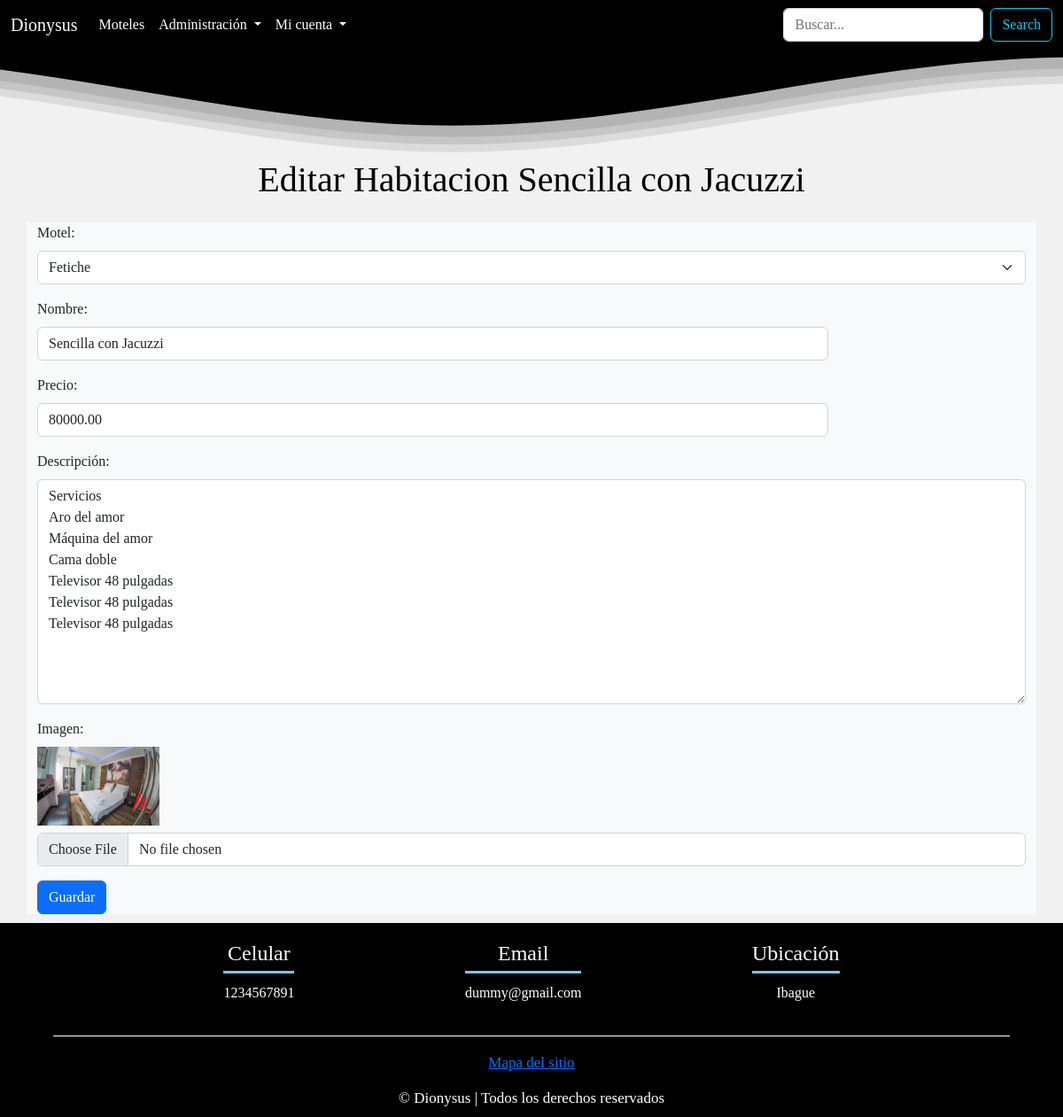
The app's page /habitacion/editar&id=13 (signed in) with its own data.
### tables this page shows
CREATE TABLE `habitacion` (
  `id` int(255) NOT NULL,
  `motel_nit` int(255) NOT NULL,
  `nombre` varchar(100) NOT NULL,
  `precio` float(100,2) NOT NULL,
  `descripcion` text DEFAULT NULL,
  `tipo_habitacion` int(11) NOT NULL,
  `image` varchar(255) DEFAULT NULL
);

CREATE TABLE `motel` (
  `id` int(255) NOT NULL,
  `documento_rpta` bigint(255) NOT NULL,
  `nit` int(255) NOT NULL,
  `nombre` varchar(100) NOT NULL,
  `direccion` varchar(255) DEFAULT NULL,
  `descripcion` text NOT NULL,
  `telefono` varchar(255) DEFAULT NULL,
  `email` varchar(255) DEFAULT NULL,
  `image` varchar(255) DEFAULT NULL
);

### config/db.php (called while the page is built)
<?php
class Database {
    public static function connect() {
        $db = new mysqli('localhost','root','','dionysus');
        $db->query("SET NAMES 'utf8'");
        return $db;
    }
}

### models/habitacion.php (called while the page is built, shortened)
<?php
class habitacion {
    private $id;
    private $db;
    public function __construct() {
        $this->db = Database::connect();
    }
    function getId() {
        return $this->id;
    }
    function setId($id): void {
        $this->id = $id;
    }
    public function getOne() {
        $habitaciones = $this->db->query("SELECT * FROM habitacion WHERE id = {$this->getId()}");
        return $habitaciones->fetch_object();
    }
}

### helpers/utils.php (called while the page is built, shortened)
<?php
class Utils {
    public static function showMoteles() {
        require_once 'models/motel.php';
        $motel = new motel();
        $moteles = $motel->getAll();
        return $moteles;
    }
}

### models/motel.php (called while the page is built, shortened)
<?php
class motel {
    private $db;
    public function __construct() {
        $this->db = Database::connect();
    }
    public function getAll() {
        $moteles = $this->db->query("SELECT * FROM motel");
        return $moteles;
    }
}

### views/habitacion/crear_habitacion.php (the view)
<?php if (isset($edit) && isset($habi) && is_object($habi)) : ?>
    <h1>Editar Habitacion <?= $habi->nombre ?></h1>
    <?php $url_action = base_url . "habitacion/save&id=" . $habi->id; ?>
<?php else: ?>
    <h1>Agregar Habitacion</h1>
    <?php $url_action = base_url . "habitacion/save"; ?>
<?php endif; ?>
<form action="<?= $url_action ?>" method="POST" enctype="multipart/form-data">
    <div class="container bg-light">
        <div class="mb-3 col-xs-3">
            <label for="motel" class="form-label">Motel: </label>
            <?php $moteles = Utils::showMoteles(); ?>
            <select name="motel" class="form-select">
                <?php while ($mtl = $moteles->fetch_object()): ?>
                    <option value="<?= $mtl->id ?>"<?= isset($habi) && is_object($habi) && $mtl->id == $habi->motel_nit ? 'selected' : ''; ?>>
                        <?= $mtl->nombre ?>
                    </option>
                <?php endwhile; ?>
            </select>
        </div>
        <div class="mb-3 col-xs-3">
            <td><label for="nombre" class="form-label">Nombre: </label></td>
            <td><input type="text" class="form-control" name="nombre" value="<?= isset($habi) && is_object($habi) ? $habi->nombre : ''; ?>" required /></td>
        </div>
        <div class="mb-3 col-xs-3">
            <label for="precio" class="form-label">Precio: </label>
            <input type="text" class="form-control" name="precio"  value="<?= isset($habi) && is_object($habi) ? $habi->precio : ''; ?>" required />
        </div>
        <div class="mb-3 col-xs-3">
            <label for="descripcion" class="form-label">Descripción: </label>
            <textarea class="form-control" name="descripcion" rows="10"><?= isset($habi) && is_object($habi) ? $habi->descripcion : ''; ?></textarea>
        </div>
        <div class="mb-3 col-xs-3">
            <label for="imagen" class="form-label">Imagen: </label>
            <?php if (isset($habi) && is_object($habi) && !empty($habi->image)): ?>
                <img src="<?= base_url ?>uploads/images/habitaciones/<?= $habi->image ?>" class="thumb"/>
            <?php endif; ?>
            <input class="form-control my-2" type="file" name="imagen"/>
        </div>
        <button type="submit" class="btn btn-primary">Guardar</button>
    </div>
</form>

### assets/css/style.css (style rules this page uses)
* { margin: 0; padding: 0; box-sizing: border-box; }
body { font-family: 'Cardo', serif; position: relative; padding-bottom: 218.58px; min-height: 100vh; display:flex; flex-direction: column; background-color: #f1f1f1 }
.thumb { width: 138px; }
.content h1 { margin: 0 0 2%; color: #000000; text-align: center; }
::placeholder { color: #1b1b1bbb; }
label, input[type="text"], input[type="password"], input[type="email"], input[type="tel"], select, textarea { display: block; width: 80%; margin-top: 2px; margin-bottom: 2px; }

### records on screen
habitacion: nombre "Sencilla con Jacuzzi", motel "Fetiche", precio "80000.00", descripcion "Servicios Aro del amor Máquina del amor Cama doble Televisor 48 pulgadas Televisor 48 pulgadas Televisor 48 pulgadas", image (picture)
